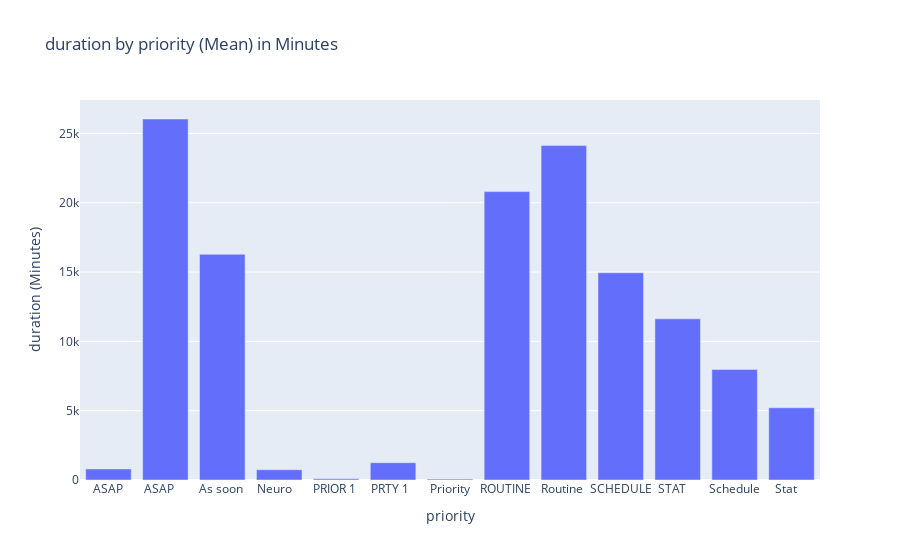

Notebook code cell kept with this figure:
### Code cell
figure

### Figure 1 — Plotly figure (JSON) as saved in the notebook; plotly's stock layout.template omitted (floating-point values rounded to 4 significant figures)
{"data": [{"type": "bar", "x": ["ASAP", "ASAP    ", "As soon ", "Neuro   ", "PRIOR 1 ", "PRTY 1  ", "Priority", "ROUTINE ", "Routine ", "SCHEDULE", "STAT    ", "Schedule", "Stat    "], "y": [799, 26040.0, 16280.0, 740.5, 88.5, 1248.0, 65, 20800.0, 24120.0, 14950.0, 11620.0, 7966.0, 5209.0]}], "layout": {"barmode": "group", "legend": {"orientation": "h"}, "title": {"text": "duration by priority (Mean) in Minutes"}, "xaxis": {"title": {"text": "priority"}}, "yaxis": {"title": {"text": "duration (Minutes)"}}}}
